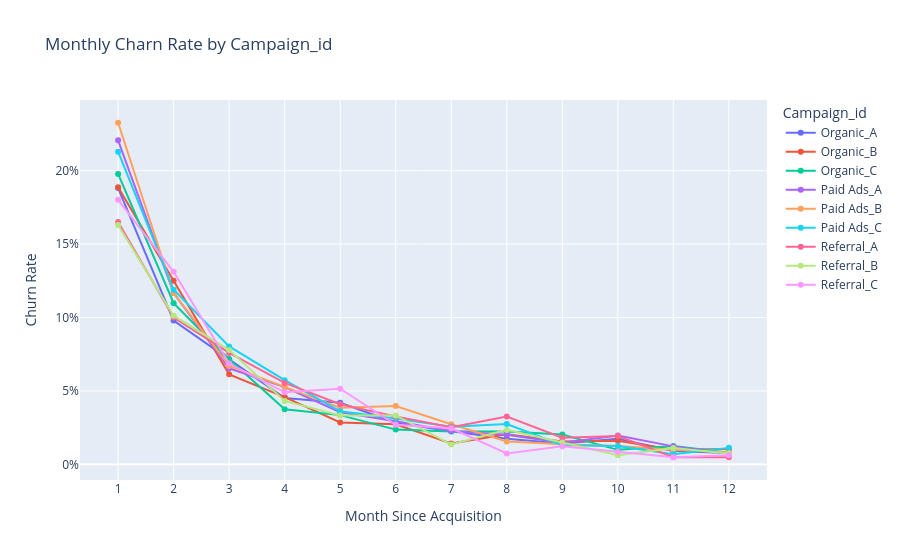

Notebook source saved alongside this figure:
### Code cell
fig=px.line(
    campaign_id_data,
    x='month_churned',
    y='churn_rate',
    color='campaign_id',
    markers=True,
    title='Monthly Charn Rate by Campaign_id',
    labels={
        'month_churned':'Month Since Acquisition',
        'churn_rate':'Churn Rate',
        'campaign_id':'Campaign_id'
    }
)
fig.update_layout(
    yaxis_tickformat=".0%",
    xaxis=dict(dtick=1),
    hovermode="x unified"
)

fig.show()

### Figure 1 — Plotly figure (JSON) as saved in the notebook; plotly's stock layout.template omitted (floating-point values rounded to 4 significant figures)
{"data": [{"hovertemplate": "Campaign_id=Organic_A<br>Month Since Acquisition=%{x}<br>Churn Rate=%{y}<extra></extra>", "legendgroup": "Organic_A", "line": {"color": "#636efa", "dash": "solid"}, "marker": {"symbol": "circle"}, "mode": "lines+markers", "name": "Organic_A", "orientation": "v", "showlegend": true, "type": "scatter", "x": [1.0, 2.0, 3.0, 4.0, 5.0, 6.0, 7.0, 8.0, 9.0, 10.0, 11.0, 12.0], "xaxis": "x", "y": [0.1881, 0.09794, 0.07152, 0.0451, 0.04188, 0.02835, 0.02255, 0.0174, 0.01418, 0.0174, 0.009021, 0.007732], "yaxis": "y"}, {"hovertemplate": "Campaign_id=Organic_B<br>Month Since Acquisition=%{x}<br>Churn Rate=%{y}<extra></extra>", "legendgroup": "Organic_B", "line": {"color": "#EF553B", "dash": "solid"}, "marker": {"symbol": "circle"}, "mode": "lines+markers", "name": "Organic_B", "orientation": "v", "showlegend": true, "type": "scatter", "x": [1.0, 2.0, 3.0, 4.0, 5.0, 6.0, 7.0, 8.0, 9.0, 10.0, 11.0, 12.0], "xaxis": "x", "y": [0.1887, 0.125, 0.06126, 0.04579, 0.02847, 0.02723, 0.01423, 0.02042, 0.01547, 0.01609, 0.009901, 0.01052], "yaxis": "y"}, {"hovertemplate": "Campaign_id=Organic_C<br>Month Since Acquisition=%{x}<br>Churn Rate=%{y}<extra></extra>", "legendgroup": "Organic_C", "line": {"color": "#00cc96", "dash": "solid"}, "marker": {"symbol": "circle"}, "mode": "lines+markers", "name": "Organic_C", "orientation": "v", "showlegend": true, "type": "scatter", "x": [1.0, 2.0, 3.0, 4.0, 5.0, 6.0, 7.0, 8.0, 9.0, 10.0, 11.0, 12.0], "xaxis": "x", "y": [0.1978, 0.1097, 0.07162, 0.03745, 0.03351, 0.02365, 0.02234, 0.02234, 0.02037, 0.009855, 0.01248, 0.007884], "yaxis": "y"}, {"hovertemplate": "Campaign_id=Paid Ads_A<br>Month Since Acquisition=%{x}<br>Churn Rate=%{y}<extra></extra>", "legendgroup": "Paid Ads_A", "line": {"color": "#ab63fa", "dash": "solid"}, "marker": {"symbol": "circle"}, "mode": "lines+markers", "name": "Paid Ads_A", "orientation": "v", "showlegend": true, "type": "scatter", "x": [1.0, 2.0, 3.0, 4.0, 5.0, 6.0, 7.0, 8.0, 9.0, 10.0, 11.0, 12.0], "xaxis": "x", "y": [0.2207, 0.1167, 0.0654, 0.05257, 0.03545, 0.02934, 0.02262, 0.02017, 0.01467, 0.01956, 0.01222, 0.007335], "yaxis": "y"}, {"hovertemplate": "Campaign_id=Paid Ads_B<br>Month Since Acquisition=%{x}<br>Churn Rate=%{y}<extra></extra>", "legendgroup": "Paid Ads_B", "line": {"color": "#FFA15A", "dash": "solid"}, "marker": {"symbol": "circle"}, "mode": "lines+markers", "name": "Paid Ads_B", "orientation": "v", "showlegend": true, "type": "scatter", "x": [1.0, 2.0, 3.0, 4.0, 5.0, 6.0, 7.0, 8.0, 9.0, 10.0, 11.0, 12.0], "xaxis": "x", "y": [0.2326, 0.1166, 0.067, 0.05273, 0.03846, 0.0397, 0.0273, 0.01551, 0.01365, 0.01241, 0.009926, 0.008065], "yaxis": "y"}, {"hovertemplate": "Campaign_id=Paid Ads_C<br>Month Since Acquisition=%{x}<br>Churn Rate=%{y}<extra></extra>", "legendgroup": "Paid Ads_C", "line": {"color": "#19d3f3", "dash": "solid"}, "marker": {"symbol": "circle"}, "mode": "lines+markers", "name": "Paid Ads_C", "orientation": "v", "showlegend": true, "type": "scatter", "x": [1.0, 2.0, 3.0, 4.0, 5.0, 6.0, 7.0, 8.0, 9.0, 10.0, 11.0, 12.0], "xaxis": "x", "y": [0.213, 0.1189, 0.08032, 0.05729, 0.03611, 0.03113, 0.02553, 0.0274, 0.01308, 0.01245, 0.006849, 0.01121], "yaxis": "y"}, {"hovertemplate": "Campaign_id=Referral_A<br>Month Since Acquisition=%{x}<br>Churn Rate=%{y}<extra></extra>", "legendgroup": "Referral_A", "line": {"color": "#FF6692", "dash": "solid"}, "marker": {"symbol": "circle"}, "mode": "lines+markers", "name": "Referral_A", "orientation": "v", "showlegend": true, "type": "scatter", "x": [1.0, 2.0, 3.0, 4.0, 5.0, 6.0, 7.0, 8.0, 9.0, 10.0, 11.0, 12.0], "xaxis": "x", "y": [0.1651, 0.1, 0.0759, 0.05542, 0.04096, 0.03253, 0.0253, 0.03253, 0.01807, 0.01928, 0.004819, 0.004819], "yaxis": "y"}, {"hovertemplate": "Campaign_id=Referral_B<br>Month Since Acquisition=%{x}<br>Churn Rate=%{y}<extra></extra>", "legendgroup": "Referral_B", "line": {"color": "#B6E880", "dash": "solid"}, "marker": {"symbol": "circle"}, "mode": "lines+markers", "name": "Referral_B", "orientation": "v", "showlegend": true, "type": "scatter", "x": [1.0, 2.0, 3.0, 4.0, 5.0, 6.0, 7.0, 8.0, 9.0, 10.0, 11.0, 12.0], "xaxis": "x", "y": [0.163, 0.1012, 0.07778, 0.04321, 0.03333, 0.03333, 0.01358, 0.02346, 0.01481, 0.006173, 0.01111, 0.007407], "yaxis": "y"}, {"hovertemplate": "Campaign_id=Referral_C<br>Month Since Acquisition=%{x}<br>Churn Rate=%{y}<extra></extra>", "legendgroup": "Referral_C", "line": {"color": "#FF97FF", "dash": "solid"}, "marker": {"symbol": "circle"}, "mode": "lines+markers", "name": "Referral_C", "orientation": "v", "showlegend": true, "type": "scatter", "x": [1.0, 2.0, 3.0, 4.0, 5.0, 6.0, 7.0, 8.0, 9.0, 10.0, 11.0, 12.0], "xaxis": "x", "y": [0.1801, 0.1311, 0.06863, 0.04902, 0.05147, 0.02696, 0.02451, 0.007353, 0.01225, 0.008578, 0.004902, 0.006127], "yaxis": "y"}], "layout": {"hovermode": "x unified", "legend": {"title": {"text": "Campaign_id"}, "tracegroupgap": 0}, "title": {"text": "Monthly Charn Rate by Campaign_id"}, "xaxis": {"anchor": "y", "domain": [0, 1], "dtick": 1, "title": {"text": "Month Since Acquisition"}}, "yaxis": {"anchor": "x", "domain": [0, 1], "tickformat": ".0%", "title": {"text": "Churn Rate"}}}}
